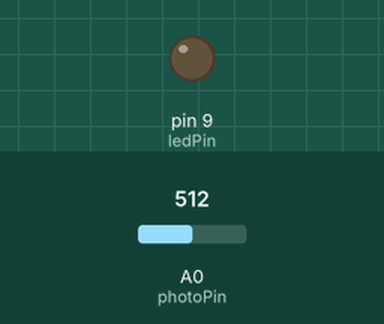
Bench run of a sketch on a simulated Arduino Uno, built with avr-gcc and run on an emulated ATmega328P. Shown: output pins drawn as LEDs (lit = HIGH). The test bench sets the inputs (shaded band); at power-on: A0 (photoPin) = 512.

Above: at 1.2 s.
1.3 s: A0 (photoPin) set to 415
2.8 s: A0 (photoPin) set to 389
At 3.2 s:
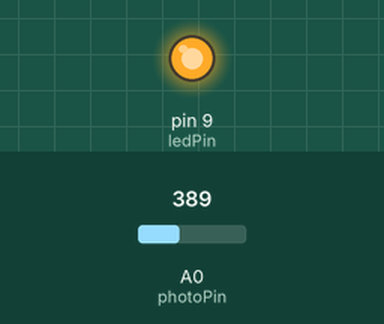
4.3 s: A0 (photoPin) set to 410
At 5.5 s:
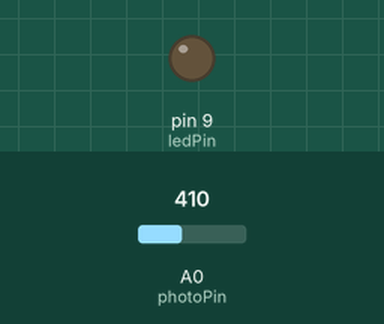
5.8 s: A0 (photoPin) set to 390
At 6.7 s:
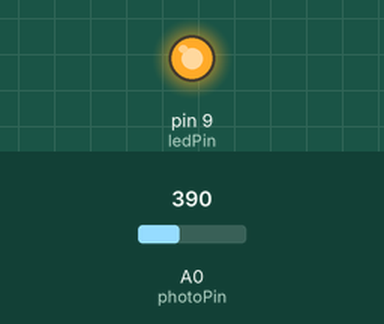
Timing chart, 0 to 8.3 s (numbered marks = the images above; inputs shaded):
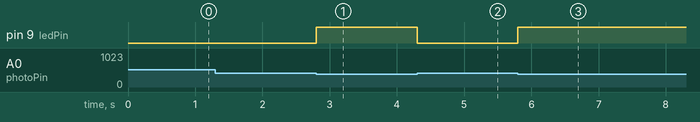

The sketch:

photoressistor_led.ino
```cpp
//Photoresistor connected to pin A0
int photoPin = A0;

//Led connected to pin 9
int ledPin = 9;

int resVal;
void setup() {

  // pin A0 is an input to monitor the resistance value
  // pin 9 is the led otput
  pinMode(photoPin, INPUT);
  pinMode(ledPin, OUTPUT);

}

void loop() {

  // turn on the led when the lights are switched off
  // turn off the led when the lights are turned on
  resVal = analogRead(photoPin);
  if (resVal < 400) {
    digitalWrite(ledPin, HIGH);
  } else {
    digitalWrite(ledPin, LOW);
  }

}
```

Measured:
- the behaviour switches between 400 and 399 on A0 (photoPin) (found by bisection; images 0 and 1)
- after the input at 1.3 s, every drawn part: stays the same
- after the input at 2.8 s, pin 9 (ledPin): LOW → HIGH at once
- after the input at 4.3 s, pin 9 (ledPin): HIGH → LOW at once
- after the input at 5.8 s, pin 9 (ledPin): LOW → HIGH at once
